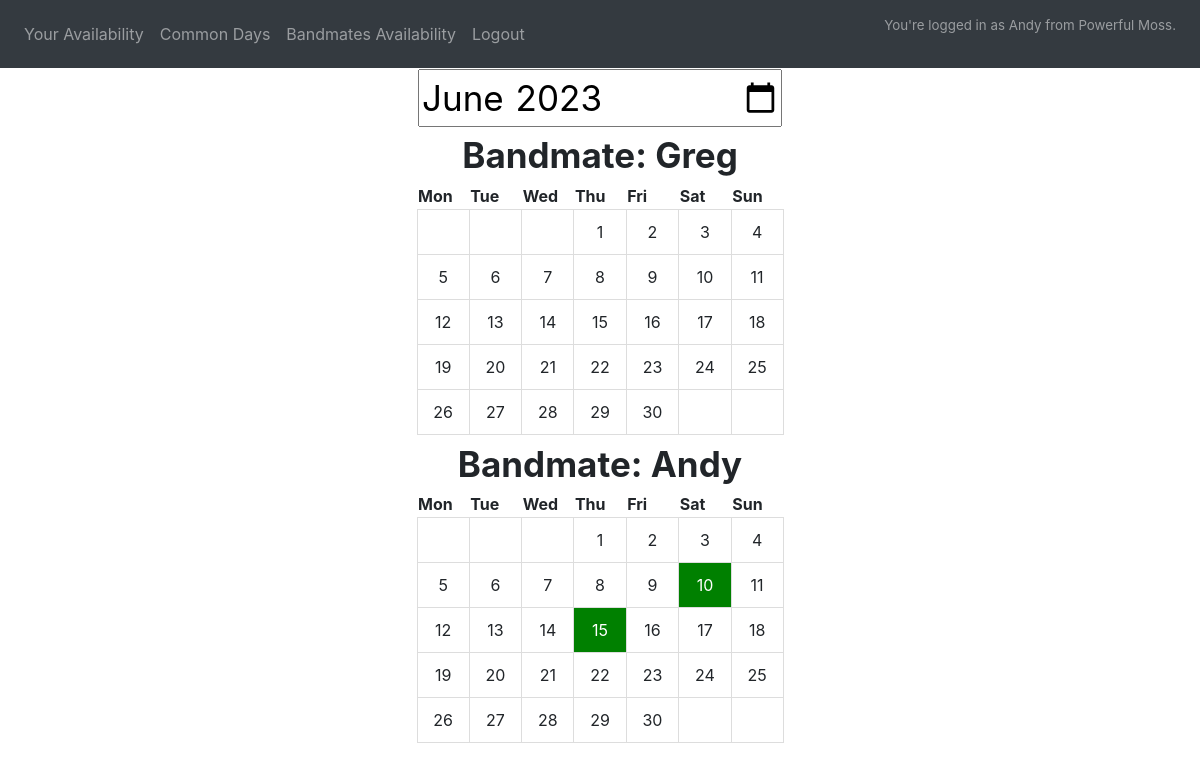
Page /bandmates (signed in) on the committed database.
### website/models.py (models this page shows)
class User(db.Model, UserMixin):
    id = db.Column(db.Integer, primary_key=True)
    email = db.Column(db.String(150), unique=True)
    password = db.Column(db.String(150))
    first_name = db.Column(db.String(150))
    band = db.Column(db.String(150))
    availability = db.relationship("Availability")
    bandmates = {}

### website/views.py (the view)
@views.route('/bandmates', methods=['GET', 'POST'])
@login_required
def bandmates():
    form_date = get_date(request.args.get('mdate', datetime.now().strftime("%Y-%m")))
    cal = monthcalendar(form_date[0], form_date[1])
    bandmates_availabilities = {current_user.bandmates[bandmate]:availabilities(form_date[1], user=User.query.filter_by(email=bandmate).first()) for bandmate in current_user.bandmates}
    return render_template('bandmates.html', cal=cal, month=form_date[1], year=form_date[0], user=current_user, bandmates_availabilities=bandmates_availabilities)

### website/__init__.py (called while the page is built)
def create_app():
    app = Flask(__name__)
    app.config["SECRET_KEY"] = "yoursecretkey"
    app.config['SQLALCHEMY_DATABASE_URI'] = 'sqlite:///calendar.db'
    db.init_app(app)  # need to do this because db was constructed without an app
    from .models import User, Availability
    with app.app_context():
        db.create_all()
    from .auth import auth
    from .views import views
    app.register_blueprint(auth, url_prefix="/")
    app.register_blueprint(views, url_prefix="/")
    login_manager = LoginManager()
    login_manager.login_view = "auth.login"
    login_manager.init_app(app)
    @login_manager.user_loader
    def load_user(id):
        user = User.query.get(int(id))
        user.bandmates = {}
        query = User.query.filter_by(band=user.band).all()
        for name in query:
            user.bandmates[name.email] = name.first_name
        return user
    return app

### website/views.py (called while the page is built)
def availabilities(month, user=current_user):
    days = [int(day[0])
            for day in db.session.query(Availability.day).where(Availability.month == str(month),
                                                                Availability.user_id == str(user.id))]
    return days

def get_date(input=datetime.now().strftime("%Y-%m")):
    try:
        year, month = input.split("-")
        output = [int(year), int(month)]
    except:
        year, month = datetime.now().strftime("%Y-%m").split("-")
        output = [int(year), int(month)]
    return output

### website/templates/bandmates.html (shortened to what this page needs)
{% extends "base.html" %}
{% block content %}
    <form id="monthview" method="get" action="/bandmates">
        <table>
            <tr>
                <th class="heading" colspan="100%">
                    <input id="mdate" type="month" name="mdate" value="{{ year }}-{{ '%02d'|format(month) }}" oninput="this.form.submit()">
                    {% set monthNames = ["January", "February", "March", "April", "May", "June", "July", "August", "September", "October", "November", "December" ] %}
                    {% set monthName = monthNames[month - 1] %}
                </th>
            </tr>
    </form>
        {% for bandmate in bandmates_availabilities %}
            <tr>
                <th class="heading" colspan="100%">Bandmate: {{ bandmate }}
                </th>
            </tr>
            <tr>
                <th>Mon</th>
                <th>Tue</th>
                <th>Wed</th>
                <th>Thu</th>
                <th>Fri</th>
                <th>Sat</th>
                <th>Sun</th>
            </tr>
            {% set selected_dates = [] %}
            {% for availability in bandmates_availabilities[bandmate] %}
                {% set _ = selected_dates.append(availability) %}
            {% endfor %}
            {% for week in cal %}
                <tr>
                    {% for day in week %}
                        {% if day == 0 %}
                            <td></td>
                        {% else %}
                            <td
                                {% if day in selected_dates %}
                                    class="selected"
                                {% endif %}>{{ day }}</td>
                        {% endif %}
                    {% endfor %}
                </tr>
            {% endfor %}
                <th class="heading" colspan="100%">
                </th>
        {% endfor %}
{% endblock %}

### website/templates/base.html (shortened to what this page needs)
<!DOCTYPE html>
<html lang="en">
<head>
     <link
        rel="stylesheet"
        href="https://stackpath.bootstrapcdn.com/bootstrap/4.4.1/css/bootstrap.min.css"
    />
    <link
      rel="stylesheet"
      href="https://stackpath.bootstrapcdn.com/font-awesome/4.7.0/css/font-awesome.min.css"
    />
</head>
<body>
    <nav class="navbar navbar-expand-lg navbar-dark bg-dark">
        <div class="collapse navbar-collapse" id="navbar">
            <div class="navbar-nav">
                {% if user.is_authenticated %}
                <a class="nav-item nav-link" id="home" href="/">Your Availability</a>
                <a class="nav-item nav-link" id="common" href="/available">Common Days</a>
                <a class="nav-item nav-link" id="bandmates" href="/bandmates">Bandmates Availability</a>
                <a class="nav-item nav-link" id="logout" href="/logout">Logout</a>
                {% else %}
                <a class="nav-item nav-link" id="login" href="/login">Login</a>
                <a class="nav-item nav-link" id="sign-up" href="/sign-up">Sign-up</a>
                {% endif %}
            </div>
            {% if user.is_authenticated %}
                <div class="navbar-nav"
                        style="margin-left: auto;
                            margin-right: 0;">
                    <p class="nav-item nav-link" style="font-size: smaller;">You're logged in as {{ user['first_name'] }} from {{ user['band'] }}.</p>
                </div>
            {% endif %}
        </div>
    </nav>
    <div class="container">
        {% block content%}
        {% endblock %}
    </div>
</body>
</html>

### website/templates/bandmates.html (style rules this page uses)
table { border-collapse: collapse; margin: auto; }
td { padding: 10px; border: 1px solid #ddd; text-align: center; }
th.heading { text-align: center; font-size: 35px; }
td.selected { background-color: #008000; color: #fff; }

### rows in the picture
User: first_name "Andy", band "Powerful Moss", week "1" "2" "3" "4" "5" "6" "7" "8" "9" "10" "11" "12" "13" "14" "15" "16" "17" "18" "19" "20" "21" "22" "23" "24" "25" "26" "27" "28" "29" "30"
User: first_name "Greg", week "1" "2" "3" "4" "5" "6" "7" "8" "9" "10" "11" "12" "13" "14" "15" "16" "17" "18" "19" "20" "21" "22" "23" "24" "25" "26" "27" "28" "29" "30"
